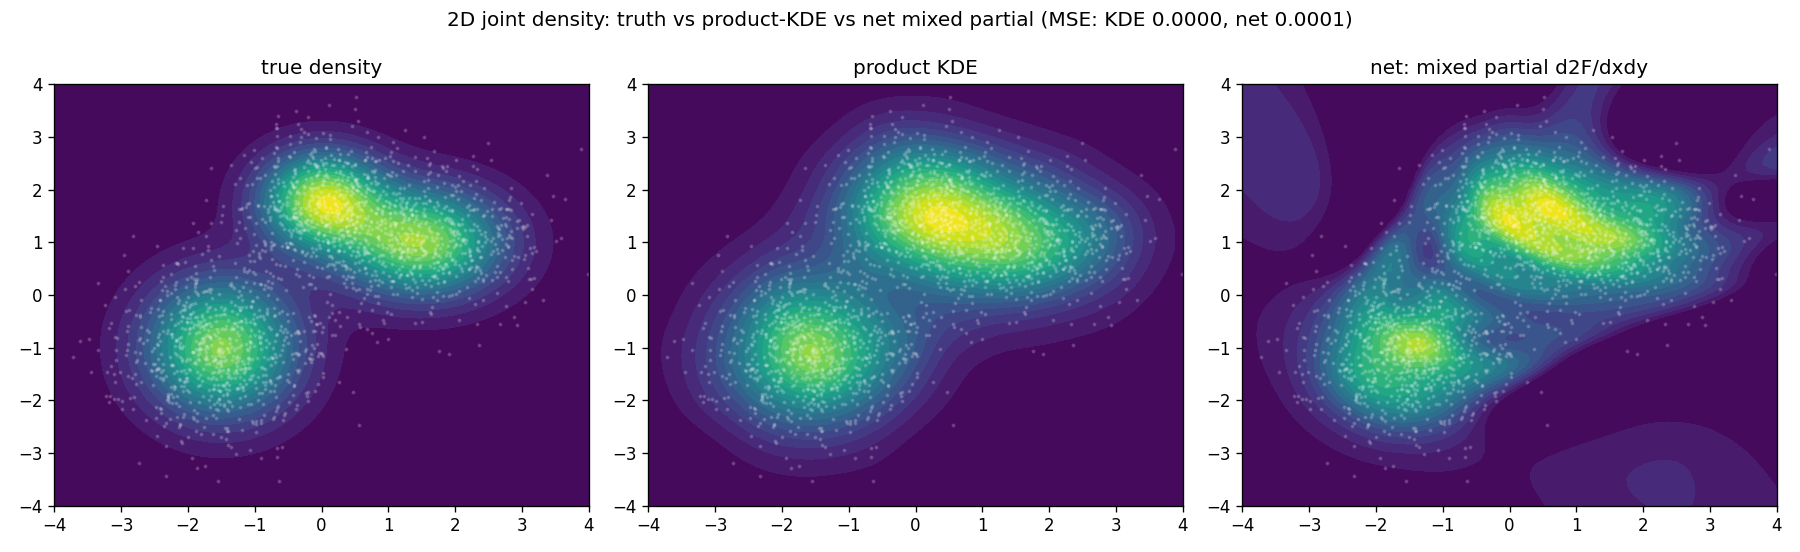

The Python source for this figure:
"""Test C -- the multivariate crux: a smooth differentiable joint density via mixed partials.

2D Gaussian mixture (known joint pdf). Train a net F: R^2 -> (0,1) on the data points only, with labels
= the joint Parzen CDF there (product logistic kernel). Recover the joint density as the MIXED partial
d^2F/dx dy via autograd. Compare to the product-kernel KDE and the truth.

Three points this makes:
  1. the net yields a smooth, differentiable joint density (mixed partial); the joint EMPIRICAL CDF is
     a step function whose mixed partial is a sum of point masses (spikes), useless as a density;
  2. the net's query cost is O(params), independent of n; the KDE density is O(n) per query point;
  3. accuracy: net density vs KDE density vs truth (MSE on a grid).
"""
import time

import numpy as np
from scipy.stats import multivariate_normal as mvn
from scipy.special import expit
import torch

from parzen_cdf import parzen
from parzen_cdf.models import CDFNet
from parzen_cdf.training import TrainConfig, train_cdf, set_seed

# --- a known 2D Gaussian mixture ----------------------------------------------------------------
W = np.array([0.4, 0.35, 0.25])
MU = np.array([[-1.5, -1.0], [1.5, 1.0], [0.0, 1.8]])
COV = np.array([[[0.6, 0], [0, 0.8]], [[0.7, 0], [0, 0.5]], [[0.4, 0], [0, 0.4]]])


def true_pdf(xy):
    return sum(w * mvn(mean=m, cov=c).pdf(xy) for w, m, c in zip(W, MU, COV))


def sample(n, rng):
    comp = rng.choice(3, size=n, p=W)
    return np.stack([rng.multivariate_normal(MU[k], COV[k]) for k in comp])


def joint_parzen_cdf(q, s, hx, hy):
    sx = expit((q[:, 0, None] - s[:, 0][None, :]) / hx)
    sy = expit((q[:, 1, None] - s[:, 1][None, :]) / hy)
    return (sx * sy).mean(axis=1)


def joint_kde_pdf(q, s, hx, hy):
    zx = (q[:, 0, None] - s[:, 0][None, :]) / hx; kx = expit(zx) * (1 - expit(zx)) / hx
    zy = (q[:, 1, None] - s[:, 1][None, :]) / hy; ky = expit(zy) * (1 - expit(zy)) / hy
    return (kx * ky).mean(axis=1)


def net_mixed_partial(model, xy_np):
    xy = torch.tensor(xy_np, dtype=torch.float32, requires_grad=True)
    f = model(xy)
    g = torch.autograd.grad(f.sum(), xy, create_graph=True)[0]   # [dF/dx, dF/dy]
    gxy = torch.autograd.grad(g[:, 0].sum(), xy, create_graph=False)[0][:, 1]  # d2F/dxdy
    return gxy.clamp_min(0).detach().numpy()


def main():
    n = 2000
    rng = np.random.default_rng(0)
    s = sample(n, rng)
    hx, hy = parzen.silverman_bandwidth(s[:, 0]), parzen.silverman_bandwidth(s[:, 1])

    # labels = joint Parzen CDF at the data points; train the net
    labels = joint_parzen_cdf(s, s, hx, hy)
    set_seed(0)
    net = CDFNet(in_dim=2, hidden_sizes=(64, 64), activation="sigmoid", monotone=False)
    inp = torch.as_tensor(s, dtype=torch.float32); tgt = torch.as_tensor(labels, dtype=torch.float32)
    net, _ = train_cdf(net, inp, tgt, TrainConfig(optimizer="adam", lr=0.03, epochs=8000, seed=0))

    # evaluation grid
    gx = np.linspace(-4, 4, 80); gy = np.linspace(-4, 4, 80)
    XX, YY = np.meshgrid(gx, gy)
    grid = np.stack([XX.ravel(), YY.ravel()], axis=1)
    true_d = true_pdf(grid)
    kde_d = joint_kde_pdf(grid, s, hx, hy)
    net_d = net_mixed_partial(net, grid)

    mse_kde = float(np.mean((true_d - kde_d) ** 2))
    mse_net = float(np.mean((true_d - net_d) ** 2))

    # query cost on the grid
    t_kde = time.perf_counter(); [joint_kde_pdf(grid, s, hx, hy) for _ in range(5)]; t_kde = (time.perf_counter() - t_kde) / 5
    t_net = time.perf_counter(); [net_mixed_partial(net, grid) for _ in range(5)]; t_net = (time.perf_counter() - t_net) / 5
    n_params = sum(p.numel() for p in net.parameters())

    print(f"2D mixture, n={n}, windows hx={hx:.3f} hy={hy:.3f}")
    print(f"  joint density MSE vs truth:  KDE {mse_kde:.5f}   net(mixed partial) {mse_net:.5f}")
    print(f"  grid query time ({grid.shape[0]} pts):  KDE {1000*t_kde:.1f} ms (O(n))   "
          f"net {1000*t_net:.1f} ms (O(params), {n_params} params)")
    print(f"  net stores {n_params} floats; KDE stores n={n} points (and is O(n) per query)")
    print("  note: the joint EMPIRICAL CDF's mixed partial is a sum of point masses (no usable "
          "density); the net (or product-Parzen) gives a smooth one.")

    # heatmaps
    import matplotlib; matplotlib.use("Agg"); import matplotlib.pyplot as plt
    fig, ax = plt.subplots(1, 3, figsize=(15, 4.6))
    for a, (title, d) in zip(ax, [("true density", true_d), ("product KDE", kde_d),
                                  ("net: mixed partial d2F/dxdy", net_d)]):
        a.contourf(XX, YY, d.reshape(XX.shape), levels=20, cmap="viridis")
        a.scatter(s[:, 0], s[:, 1], s=2, c="white", alpha=0.15)
        a.set_title(title); a.set_xlim(-4, 4); a.set_ylim(-4, 4)
    fig.suptitle(f"2D joint density: truth vs product-KDE vs net mixed partial "
                 f"(MSE: KDE {mse_kde:.4f}, net {mse_net:.4f})")
    fig.tight_layout(); fig.savefig("temp_analysis/test_2d.png", dpi=120); plt.close(fig)
    print("  figure -> temp_analysis/test_2d.png")


if __name__ == "__main__":
    main()
